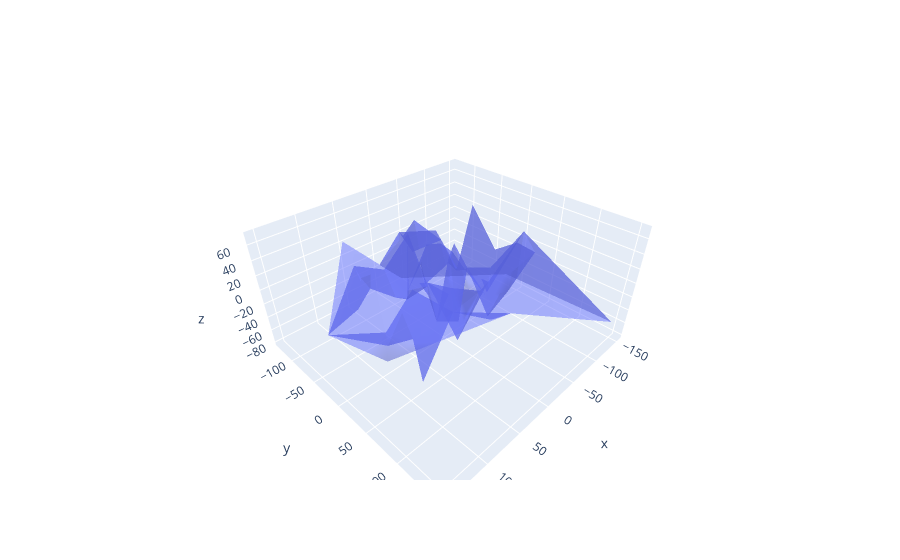

Notebook code for this chart:
### Code cell
fig = go.Figure(data=go.Mesh3d(
    x=x,
    y=y,z=z,
    opacity=0.5
))
fig.show()
